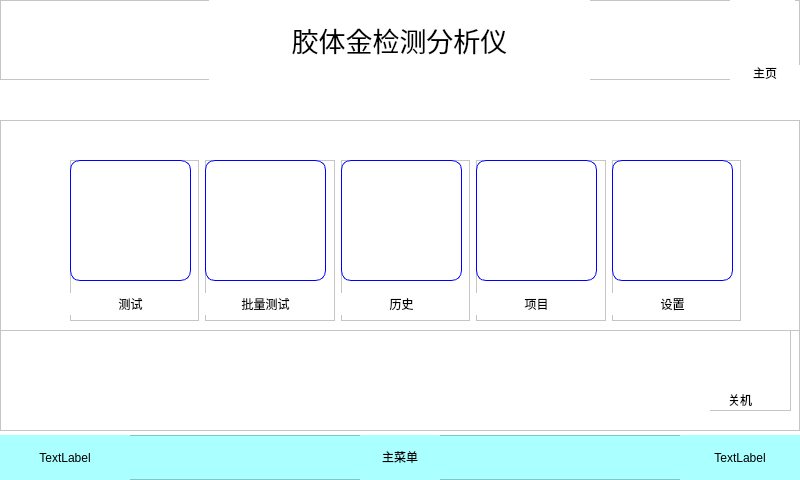
<?xml version="1.0" encoding="UTF-8"?>
<ui version="4.0">
 <class>Form</class>
 <widget class="QWidget" name="Form">
  <property name="geometry">
   <rect>
    <x>0</x>
    <y>0</y>
    <width>800</width>
    <height>480</height>
   </rect>
  </property>
  <property name="windowTitle">
   <string>Form</string>
  </property>
  <property name="styleSheet">
   <string notr="true">background-color:rgb(255, 255, 255)</string>
  </property>
  <widget class="QFrame" name="top">
   <property name="geometry">
    <rect>
     <x>0</x>
     <y>0</y>
     <width>800</width>
     <height>80</height>
    </rect>
   </property>
   <property name="frameShape">
    <enum>QFrame::StyledPanel</enum>
   </property>
   <property name="frameShadow">
    <enum>QFrame::Raised</enum>
   </property>
   <widget class="QLabel" name="label">
    <property name="geometry">
     <rect>
      <x>209</x>
      <y>0</y>
      <width>381</width>
      <height>80</height>
     </rect>
    </property>
    <property name="font">
     <font>
      <family>AcadEref</family>
      <pointsize>20</pointsize>
     </font>
    </property>
    <property name="text">
     <string>胶体金检测分析仪</string>
    </property>
    <property name="alignment">
     <set>Qt::AlignCenter</set>
    </property>
   </widget>
   <widget class="QFrame" name="home">
    <property name="geometry">
     <rect>
      <x>730</x>
      <y>0</y>
      <width>70</width>
      <height>80</height>
     </rect>
    </property>
    <property name="frameShape">
     <enum>QFrame::StyledPanel</enum>
    </property>
    <property name="frameShadow">
     <enum>QFrame::Raised</enum>
    </property>
    <widget class="QLabel" name="label_11">
     <property name="geometry">
      <rect>
       <x>0</x>
       <y>0</y>
       <width>65</width>
       <height>65</height>
      </rect>
     </property>
     <property name="text">
      <string/>
     </property>
     <property name="pixmap">
      <pixmap>home.png</pixmap>
     </property>
     <property name="alignment">
      <set>Qt::AlignCenter</set>
     </property>
    </widget>
    <widget class="QLabel" name="label_2">
     <property name="geometry">
      <rect>
       <x>0</x>
       <y>65</y>
       <width>70</width>
       <height>15</height>
      </rect>
     </property>
     <property name="text">
      <string>主页</string>
     </property>
     <property name="alignment">
      <set>Qt::AlignCenter</set>
     </property>
    </widget>
   </widget>
  </widget>
  <widget class="QFrame" name="center">
   <property name="geometry">
    <rect>
     <x>0</x>
     <y>120</y>
     <width>800</width>
     <height>211</height>
    </rect>
   </property>
   <property name="frameShape">
    <enum>QFrame::StyledPanel</enum>
   </property>
   <property name="frameShadow">
    <enum>QFrame::Raised</enum>
   </property>
   <widget class="QWidget" name="layoutWidget">
    <property name="geometry">
     <rect>
      <x>70</x>
      <y>40</y>
      <width>671</width>
      <height>161</height>
     </rect>
    </property>
    <layout class="QHBoxLayout" name="horizontalLayout_4">
     <item>
      <widget class="QFrame" name="test">
       <property name="layoutDirection">
        <enum>Qt::LeftToRight</enum>
       </property>
       <property name="frameShape">
        <enum>QFrame::StyledPanel</enum>
       </property>
       <property name="frameShadow">
        <enum>QFrame::Raised</enum>
       </property>
       <widget class="QLabel" name="label_3">
        <property name="geometry">
         <rect>
          <x>0</x>
          <y>133</y>
          <width>121</width>
          <height>22</height>
         </rect>
        </property>
        <property name="text">
         <string>测试</string>
        </property>
        <property name="alignment">
         <set>Qt::AlignCenter</set>
        </property>
       </widget>
       <widget class="QLabel" name="label_4">
        <property name="geometry">
         <rect>
          <x>0</x>
          <y>0</y>
          <width>121</width>
          <height>121</height>
         </rect>
        </property>
        <property name="styleSheet">
         <string notr="true">border-style: solid; border-width: 1px; border-radius: 10px; border-color: blue;</string>
        </property>
        <property name="text">
         <string/>
        </property>
        <property name="pixmap">
         <pixmap>test.png</pixmap>
        </property>
        <property name="alignment">
         <set>Qt::AlignCenter</set>
        </property>
       </widget>
      </widget>
     </item>
     <item>
      <widget class="QFrame" name="batch">
       <property name="frameShape">
        <enum>QFrame::StyledPanel</enum>
       </property>
       <property name="frameShadow">
        <enum>QFrame::Raised</enum>
       </property>
       <widget class="QLabel" name="label_23">
        <property name="geometry">
         <rect>
          <x>0</x>
          <y>133</y>
          <width>121</width>
          <height>22</height>
         </rect>
        </property>
        <property name="text">
         <string>批量测试</string>
        </property>
        <property name="alignment">
         <set>Qt::AlignCenter</set>
        </property>
       </widget>
       <widget class="QLabel" name="label_24">
        <property name="geometry">
         <rect>
          <x>0</x>
          <y>0</y>
          <width>121</width>
          <height>121</height>
         </rect>
        </property>
        <property name="styleSheet">
         <string notr="true">border-style: solid; border-width: 1px; border-radius: 10px; border-color: blue;</string>
        </property>
        <property name="text">
         <string/>
        </property>
        <property name="pixmap">
         <pixmap>batch.png</pixmap>
        </property>
        <property name="alignment">
         <set>Qt::AlignCenter</set>
        </property>
       </widget>
      </widget>
     </item>
     <item>
      <widget class="QFrame" name="history">
       <property name="frameShape">
        <enum>QFrame::StyledPanel</enum>
       </property>
       <property name="frameShadow">
        <enum>QFrame::Raised</enum>
       </property>
       <widget class="QLabel" name="label_19">
        <property name="geometry">
         <rect>
          <x>0</x>
          <y>133</y>
          <width>121</width>
          <height>22</height>
         </rect>
        </property>
        <property name="text">
         <string>历史</string>
        </property>
        <property name="alignment">
         <set>Qt::AlignCenter</set>
        </property>
       </widget>
       <widget class="QLabel" name="label_20">
        <property name="geometry">
         <rect>
          <x>0</x>
          <y>0</y>
          <width>121</width>
          <height>121</height>
         </rect>
        </property>
        <property name="styleSheet">
         <string notr="true">border-style: solid; border-width: 1px; border-radius: 10px; border-color: blue;</string>
        </property>
        <property name="text">
         <string/>
        </property>
        <property name="pixmap">
         <pixmap>history.png</pixmap>
        </property>
        <property name="alignment">
         <set>Qt::AlignCenter</set>
        </property>
       </widget>
      </widget>
     </item>
     <item>
      <widget class="QFrame" name="project">
       <property name="frameShape">
        <enum>QFrame::StyledPanel</enum>
       </property>
       <property name="frameShadow">
        <enum>QFrame::Raised</enum>
       </property>
       <widget class="QLabel" name="label_9">
        <property name="geometry">
         <rect>
          <x>0</x>
          <y>133</y>
          <width>121</width>
          <height>22</height>
         </rect>
        </property>
        <property name="text">
         <string>项目</string>
        </property>
        <property name="alignment">
         <set>Qt::AlignCenter</set>
        </property>
       </widget>
       <widget class="QLabel" name="label_10">
        <property name="geometry">
         <rect>
          <x>0</x>
          <y>0</y>
          <width>121</width>
          <height>121</height>
         </rect>
        </property>
        <property name="styleSheet">
         <string notr="true">border-style: solid; border-width: 1px; border-radius: 10px; border-color: blue;</string>
        </property>
        <property name="text">
         <string/>
        </property>
        <property name="pixmap">
         <pixmap>project.png</pixmap>
        </property>
        <property name="alignment">
         <set>Qt::AlignCenter</set>
        </property>
       </widget>
      </widget>
     </item>
     <item>
      <widget class="QFrame" name="setup">
       <property name="frameShape">
        <enum>QFrame::StyledPanel</enum>
       </property>
       <property name="frameShadow">
        <enum>QFrame::Raised</enum>
       </property>
       <widget class="QLabel" name="label_16">
        <property name="geometry">
         <rect>
          <x>0</x>
          <y>133</y>
          <width>121</width>
          <height>22</height>
         </rect>
        </property>
        <property name="text">
         <string>设置</string>
        </property>
        <property name="alignment">
         <set>Qt::AlignCenter</set>
        </property>
       </widget>
       <widget class="QLabel" name="label_17">
        <property name="geometry">
         <rect>
          <x>0</x>
          <y>0</y>
          <width>121</width>
          <height>121</height>
         </rect>
        </property>
        <property name="styleSheet">
         <string notr="true">border-style: solid; border-width: 1px; border-radius: 10px; border-color: blue;</string>
        </property>
        <property name="text">
         <string/>
        </property>
        <property name="pixmap">
         <pixmap>setup.png</pixmap>
        </property>
        <property name="alignment">
         <set>Qt::AlignCenter</set>
        </property>
       </widget>
      </widget>
     </item>
    </layout>
   </widget>
  </widget>
  <widget class="QFrame" name="under">
   <property name="geometry">
    <rect>
     <x>0</x>
     <y>435</y>
     <width>800</width>
     <height>45</height>
    </rect>
   </property>
   <property name="styleSheet">
    <string notr="true">background-color:rgb(170, 255, 255)</string>
   </property>
   <property name="frameShape">
    <enum>QFrame::StyledPanel</enum>
   </property>
   <property name="frameShadow">
    <enum>QFrame::Raised</enum>
   </property>
   <widget class="QLabel" name="label_13">
    <property name="geometry">
     <rect>
      <x>360</x>
      <y>0</y>
      <width>80</width>
      <height>45</height>
     </rect>
    </property>
    <property name="text">
     <string>主菜单</string>
    </property>
    <property name="alignment">
     <set>Qt::AlignCenter</set>
    </property>
    <property name="textInteractionFlags">
     <set>Qt::TextBrowserInteraction</set>
    </property>
   </widget>
   <widget class="QLabel" name="dateLabel">
    <property name="geometry">
     <rect>
      <x>0</x>
      <y>0</y>
      <width>130</width>
      <height>45</height>
     </rect>
    </property>
    <property name="text">
     <string>TextLabel</string>
    </property>
    <property name="alignment">
     <set>Qt::AlignCenter</set>
    </property>
   </widget>
   <widget class="QLabel" name="timeLabel">
    <property name="geometry">
     <rect>
      <x>680</x>
      <y>0</y>
      <width>120</width>
      <height>45</height>
     </rect>
    </property>
    <property name="text">
     <string>TextLabel</string>
    </property>
    <property name="alignment">
     <set>Qt::AlignCenter</set>
    </property>
   </widget>
  </widget>
  <widget class="QFrame" name="frame_6">
   <property name="geometry">
    <rect>
     <x>0</x>
     <y>330</y>
     <width>800</width>
     <height>101</height>
    </rect>
   </property>
   <property name="frameShape">
    <enum>QFrame::StyledPanel</enum>
   </property>
   <property name="frameShadow">
    <enum>QFrame::Raised</enum>
   </property>
   <widget class="QFrame" name="shutdown">
    <property name="geometry">
     <rect>
      <x>710</x>
      <y>0</y>
      <width>81</width>
      <height>81</height>
     </rect>
    </property>
    <property name="frameShape">
     <enum>QFrame::StyledPanel</enum>
    </property>
    <property name="frameShadow">
     <enum>QFrame::Raised</enum>
    </property>
    <widget class="QLabel" name="label_12">
     <property name="geometry">
      <rect>
       <x>0</x>
       <y>60</y>
       <width>60</width>
       <height>20</height>
      </rect>
     </property>
     <property name="text">
      <string>关机</string>
     </property>
     <property name="alignment">
      <set>Qt::AlignCenter</set>
     </property>
    </widget>
    <widget class="QLabel" name="label_18">
     <property name="geometry">
      <rect>
       <x>0</x>
       <y>0</y>
       <width>60</width>
       <height>60</height>
      </rect>
     </property>
     <property name="text">
      <string/>
     </property>
     <property name="pixmap">
      <pixmap>shutdown.png</pixmap>
     </property>
     <property name="alignment">
      <set>Qt::AlignCenter</set>
     </property>
    </widget>
   </widget>
  </widget>
  <zorder>top</zorder>
  <zorder>frame_6</zorder>
  <zorder>center</zorder>
  <zorder>under</zorder>
 </widget>
 <resources>
  <include location="img.qrc"/>
 </resources>
 <connections/>
</ui>
